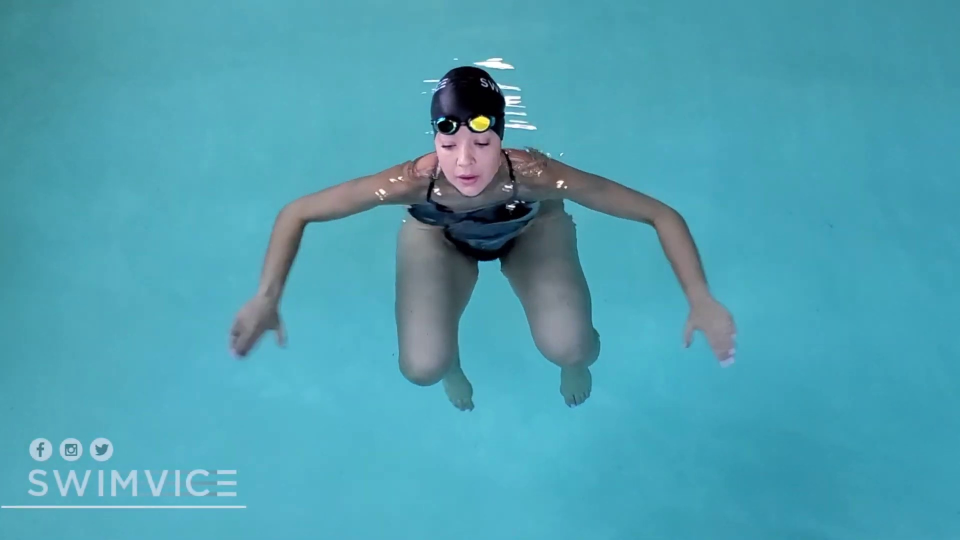
#> input picture examples/imgs/000010.jpg, 1920 x 1080 px (shown at 1/2 size)
$ jupyter execute refraction.ipynb
#> lines starting #> are read from the running program, lines starting #| are printed output that depends on the picture
[cell 1]
import numpy as np
import matplotlib.pyplot as plt


def calculate_proportion(pro,na = 1,nw = 1.33):
    # 计算角度a
    a_deg = 10 + 25 * (1 - pro)
    a_rad = np.radians(a_deg)

    # 计算余弦比值f(x)
    sin_a = np.sin(a_rad)
    sin_b = (sin_a * na) / nw
    cos_a = np.sqrt(1 - sin_a**2)
    cos_b = np.sqrt(1 - sin_b**2)
    f_x = (nw / na) * cos_b / cos_a
    return f_x

na = 1
nw = 1.33
# 定义x的范围
x = np.linspace(0, 1, 500)

# 计算角度a(10-25)
a_deg = 5 + 20 * (1-x)
a_rad = np.radians(a_deg)

# 计算余弦比值f(x)
sin_a = np.sin(a_rad)
sin_b = (sin_a * na) / nw
cos_a = np.sqrt(1 - sin_a**2)
cos_b = np.sqrt(1 - sin_b**2)
f_x = (nw / na) * (cos_b / cos_a)

# 绘制图像
plt.plot(x, f_x)
plt.xlabel('x')
plt.ylabel('f(x) = cos(b) / cos(a)')
plt.title('Function f(x) corresponding to the cosine ratio')
plt.grid(True)
plt.show()
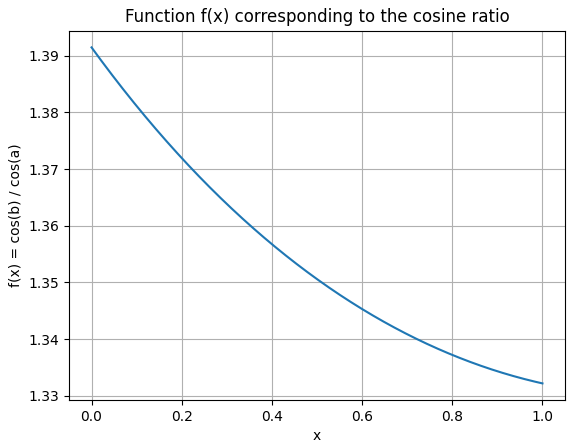
#> figure drawn by matplotlib, 1 panel; curve peaks at x = 0, y = 1.39

a_deg = 90
print()

[cell 2]
import cv2
import numpy as np

def refraction_correction(image, water_line, dis, n1=1.0, n2=1.33):
    """
    对图像中水下部分进行折射矫正
    :param image: 输入图像
    :param water_line: 水面的垂直位置（y 坐标）
    :param n1: 空气的折射率
    :param n2: 水的折射率
    :return: 矫正后的图像
    """
    height, width, _ = image.shape
    final_image = image[:water_line,:]
    dis_pixel = (int)(height * dis)

    for y in range(water_line, height, dis_pixel):

        pro = calculate_proportion((y + (dis_pixel / 2) - water_line)/water_line,n1,n2)

        bottom_part = image[y:y+dis_pixel,:]

        # print("int pro", (int)(pro))
        stretched_bottom = cv2.resize(bottom_part,(width,(int)(dis_pixel*pro)),interpolation=cv2.INTER_LINEAR)

        # 拼接上半部分和拉伸后的下半部分
        final_image = np.vstack((final_image, stretched_bottom))

        # for x in range(width):
        #     # # 计算入射角（假设水面与视线垂直）
        #     # theta1 = np.arctan((y - water_line) / width)

        #     # # 使用 Snell 定律计算折射角，并确保输入值在 [-1, 1] 范围内
        #     # sin_theta2_input = np.clip(n1 / n2 * np.sin(theta1), -1, 1)
        #     # theta2 = np.arcsin(sin_theta2_input)

        #     # # 检查是否计算出了 NaN 或无效的 theta2
        #     # if np.isnan(theta2) or theta2 == 0:
        #     #     continue


        #     # 计算校正后的 y 坐标
        #     # corrected_y = water_line + (y - water_line) / np.tan(theta2)
        #     corrected_y = water_line + (y - water_line) * pro * n2
        #     print(pro)
        #     # 检查 corrected_y 是否为 NaN 或无效值
        #     if np.isnan(corrected_y) or corrected_y < 0 or corrected_y >= height:
        #         continue

        #     corrected_y = int(corrected_y)
        #     print(corrected_y)
        #     # 更新图像像素
        #     corrected_image[corrected_y, x] = image[y, x]

    return final_image

[cell 3]
# 加载图像
image_path = '../examples/imgs/000010.jpg'
image = cv2.imread(image_path)
#> image is the input picture: shape (1080, 1920, 3); mean B, G, R 178.5, 160.5, 78.4

height, width, _ = image.shape
#> height = 1080; width = 1920
corrected_image = image.copy()
print("height,", height)
#| height, 1080
print("water_line,", image.shape[0] * 0.35)
#| water_line, 378.0

[cell 4]
# 假设水面位置为图像的中部
water_line = image.shape[0] * 0.4
#> water_line = 432
# 进行折射矫正
corrected_image = refraction_correction(image, (int)(water_line), 0.00188)
#> in refraction_correction, `final_image = image[:water_line,:]`:
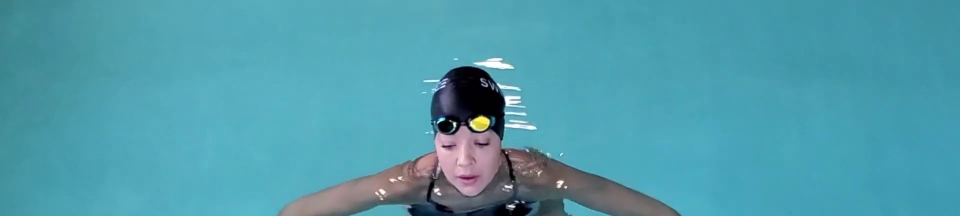
#> final_image: shape (432, 1920, 3) (shown at 1/2 size); mean B, G, R 171.9, 156.2, 79.6
#> the loop in refraction_correction, `for y in range(water_line, height, dis_pixel): ` made 324 passes
#> pass 2, in refraction_correction, `final_image = np.vstack((final_image, stretched_bottom))`:
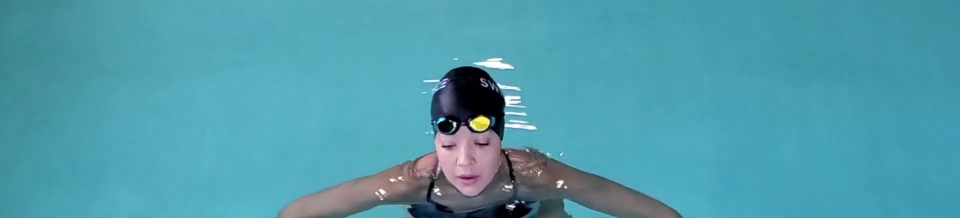
#> final_image: shape (436, 1920, 3) (shown at 1/2 size); mean B, G, R 171.7, 156, 79.6

# 显示和保存结果
# cv2.imshow('Corrected Image', corrected_image)
cv2.imwrite('../examples/imgs/corrected_image_00188.jpg', corrected_image)
# cv2.waitKey(0)
# cv2.destroyAllWindows()

print("ori pic size:", image.shape)
#| ori pic size: (1080, 1920, 3)
print("aft pic size:", corrected_image.shape)
#| aft pic size: (1080, 1920, 3)
